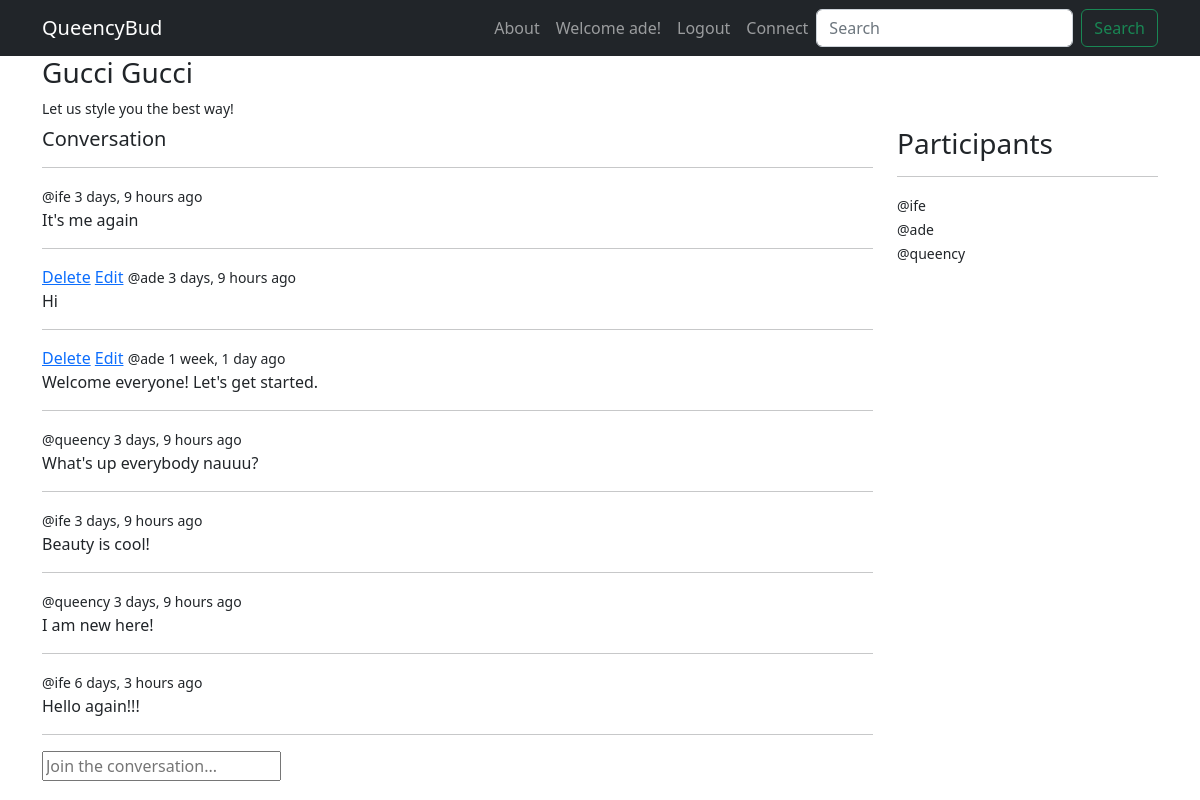
The app's page /room/2/ (signed in) with its own data.
### base/models.py (models this page shows, shortened)
class Room(models.Model):
    host = models.ForeignKey(User, on_delete=models.SET_NULL, null=True)
    topic = models.ForeignKey(Topic, on_delete=models.SET_NULL, null=True)
    name = models.CharField(max_length=200)
    description = models.TextField(blank=True, null=True)
    participants = models.ManyToManyField(User, related_name='participants', blank=True)
    created = models.DateTimeField(auto_now_add=True)
    updated = models.DateTimeField(auto_now=True)
    class Meta:
        ordering = ['-updated', '-created']

class Message(models.Model):
    user = models.ForeignKey(User, on_delete=models.CASCADE)
    room = models.ForeignKey(Room, on_delete=models.CASCADE)
    body = models.TextField()
    created = models.DateTimeField(auto_now_add=True)
    updated = models.DateTimeField(auto_now=True)
    class Meta:
        ordering = ['-updated', '-created']

### base/views.py (the view, shortened to what this page needs)
# urls.py: path('room/<str:pk>/', views.room_page, name='room'),
def room_page(request, pk):
    room = Room.objects.get(id=pk)
    room_messages = room.message_set.all()
    participants = room.participants.all()
    context = {'room':room, 'room_messages':room_messages, 'participants':participants}
    return render(request, 'base/room.html', context)

### base/templates/base/room.html (shortened to what this page needs)
{% extends 'main.html' %}
{% block content %}
<div class="container">
    <div class="row">
        <h3>{{room.name}}</h3>
        <small class="pb-2">{{room.description}}</small>
        <div class="col-9">
            <h5>Conversation</h5>
            <hr>
            {% for message in room_messages %}
            <div>
                {% if request.user == message.user %}
                <a href="{% url 'delete-message' message.id %}">Delete</a>
                <a href="{% url 'update-message' message.id %}">Edit</a>
                {% endif %}
                <small>@{{message.user}} {{message.created|timesince}} ago</small>
                <p>{{message.body}}</p>
                <hr>
            </div>
            {% endfor %}
            <div>
                {% if request.user.is_authenticated %}
                <form method="post" action="">
                    <input type="text" name="body" placeholder="Join the conversation...">
                </form>
                {% endif %}
            </div>
        </div>
        <div class="col-3">
            <h3>Participants</h3>
            <hr>
            {% for participant in participants %}
            <div>
                <small>@{{participant}}</small>
            </div>
            {% endfor %}
        </div>
</div>
{% endblock %}

### templates/navbar.html (shortened to what this page needs)
<!DOCTYPE html>
{% load static %}
<html lang="en">
<head>
    <link href="https://cdn.jsdelivr.net/npm/bootstrap@5.2.0-beta1/dist/css/bootstrap.min.css" rel="stylesheet">
    <link rel="stylesheet" href="{% static 'base/styles/main.css' %}">
  </head>
<body>
    <nav class=" navbar navbar-expand-lg navbar-dark bg-dark">
        <div class="container">
            <a class="navbar-brand" href="{% url 'home' %}">QueencyBud</a>
            <div class="collapse navbar-collapse" id="navbarSupportedContent">
                <ul class="navbar-nav ms-auto mb-2 mb-lg-0">
                  <li class="nav-item">
                    <a class="nav-link" href="#">About</a>
                  </li>
                  {% if request.user.is_authenticated %}
                  <li>
                    <a class="nav-link inactive">Welcome {{request.user.username}}!</a>
                  </li>
                  <li class="nav-item">
                    <a class="nav-link" href="{% url 'logout' %}">Logout</a>
                  {% else %}
                  <li class="nav-item">
                    <a class="nav-link" href="{% url 'login' %}">Login</a>
                  </li>
                  {% endif %}
                  <li class="nav-item">
                    <a class="nav-link" href="https://www.facebook.com">Connect</a>
                  </li>
                </ul>
                <form method="get" action="{% url 'home' %}" class="d-flex" role="search">
                  <input class="form-control me-2" name="q" type="search" placeholder="Search" aria-label="Search">
                  <button class="btn btn-outline-success" type="submit">Search</button>
                </form>
            </div>
        </div>
    </nav>
</body>
</html>

### records on screen
Room: name "Gucci Gucci", description "Let us style you the best way!"
Message: user "ife", created "3 days, 9 hours", body "It's me again"
Message: shows "Delete", user "ade", created "3 days, 9 hours", body "Hi"
Message: shows "Delete", user "ade", created "1 week, 1 day", body "Welcome everyone! Let's get started."
Message: user "queency", created "3 days, 9 hours", body "What's up everybody nauuu?"
Message: user "ife", created "3 days, 9 hours", body "Beauty is cool!"
Message: user "queency", created "3 days, 9 hours", body "I am new here!"
Message: user "ife", created "6 days, 3 hours", body "Hello again!!!"

### other values on screen
{{ request.user.username }} "ade"
{{ participant }} "ife"
{{ participant }} "ade"
{{ participant }} "queency"
